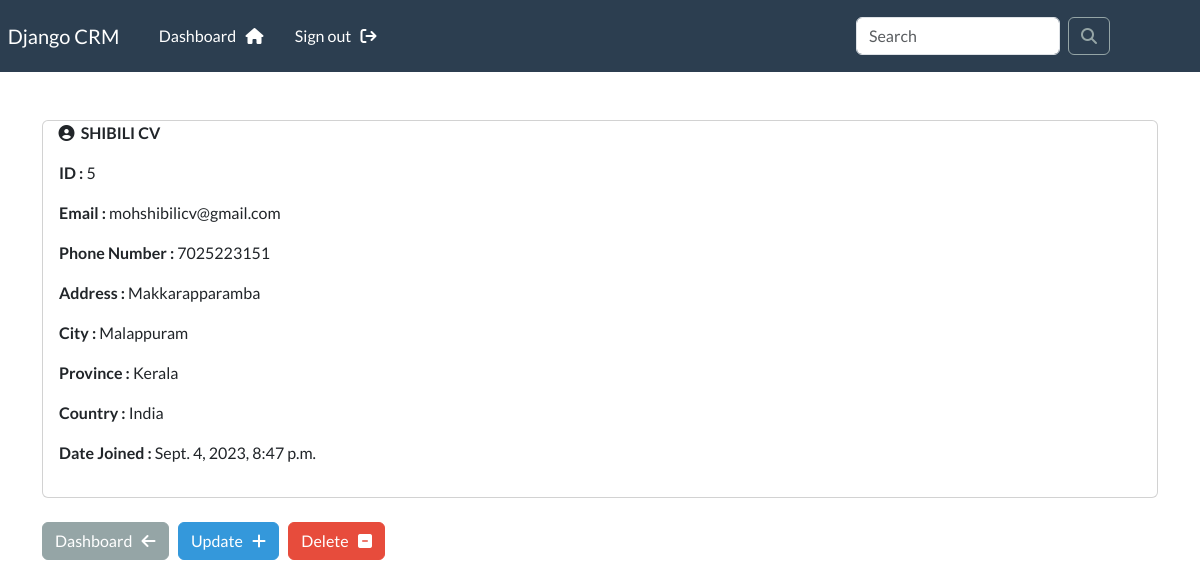
Page /view-record/5 (signed in) on the committed database.
### App/models.py (models this page shows, shortened)
class Record(models.Model):
    creation_date = models.DateTimeField(auto_now_add=True)
    first_name = models.CharField(max_length=100)
    last_name = models.CharField(max_length=100)
    email = models.CharField(max_length=255)
    phone = models.CharField(max_length=20)
    address = models.CharField(max_length=255)
    city = models.CharField(max_length=255)
    province = models.CharField(max_length=200)
    country = models.CharField(max_length=120)

### App/views.py (the view)
# urls.py: path('view-record/<int:pk>', views.view_record, name='view-record'),
@login_required(login_url='login')
def view_record(request, pk):
    all_records = Record.objects.get(id=pk)
    context = {'record': all_records}
    return render(request, 'App/view-record.html', context=context)

### App/templates/App/view-record.html (shortened to what this page needs)
{% extends 'App/base.html' %}
{% load crispy_forms_tags %}
{% block content %}
    <br>
    <div class="card">
        <strong>&nbsp;&nbsp;&nbsp;&nbsp;&nbsp;<i class="fa fa-user-circle" aria-hidden="true"></i> &nbsp;{{ record.first_name | upper }} {{ record.last_name | upper}}</strong>
        <div class="card-body">
            <p><strong>ID : </strong> {{ record.id }}</p>
            <p><strong>Email : </strong> {{ record.email }}</p>
            <p><strong>Phone Number : </strong> {{ record.phone }}</p>
            <p><strong>Address : </strong> {{ record.address }}</p>
            <p><strong>City : </strong> {{ record.city }}</p>
            <p><strong>Province : </strong> {{ record.province }}</p>
            <p><strong>Country : </strong> {{ record.country }}</p>
            <p><strong>Date Joined : </strong> {{ record.creation_date }}</p>
        </div>
    </div>
    <br>
    <a href="{% url 'dashboard' %}" class="btn btn-secondary">Dashboard &nbsp; <i class="fa fa-arrow-left" aria-hidden="true"></i></a> &nbsp;
    <a href="{% url 'update-record' record.id %}" class="btn btn-info">Update &nbsp; <i class="fa fa-plus" aria-hidden="true"></i></a> &nbsp;
    <a href="{% url 'delete-record' record.id %}" class="btn btn-danger">Delete &nbsp; <i class="fa fa-minus-square" aria-hidden="true"></i></a>
{% endblock content %}

### rows in the picture
Record: first_name "SHIBILI", last_name "CV", id "5", email "mohshibilicv@gmail.com", phone "7025223151", address "Makkarapparamba", city "Malappuram", province "Kerala", country "India", creation_date "Sept. 4, 2023, 8:47 p.m."
